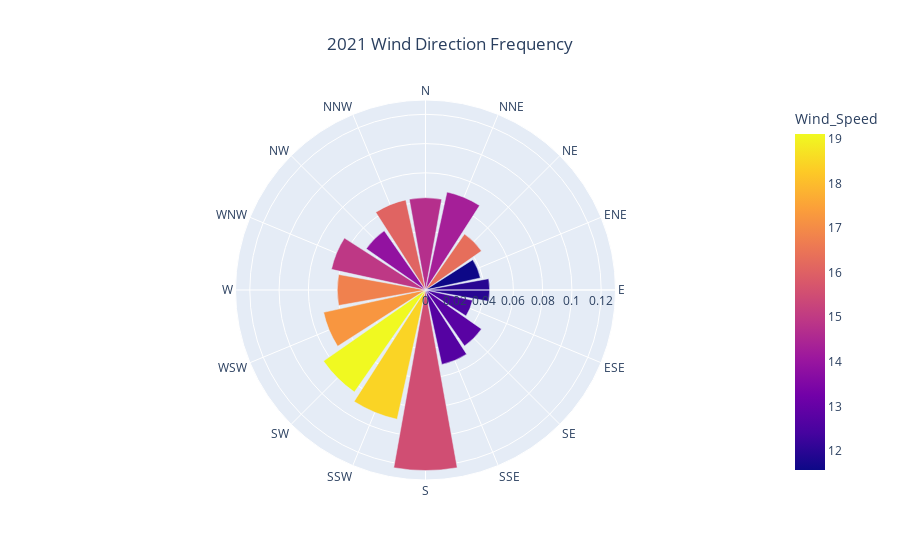

Notebook code cell kept with this figure:
### Markdown cell above
## Wind Direction 360

### Code cell
def degrees_to_cardinal(direction_degrees):
    cardinal_directions = ['N', 'NNE', 'NE', 'ENE', 'E', 'ESE', 'SE', 'SSE', 'S', 'SSW', 'SW', 'WSW', 'W', 'WNW', 'NW', 'NNW']
    index = round(direction_degrees / (360. / len(cardinal_directions)))
    return cardinal_directions[(index % len(cardinal_directions))]
wind['Wind_Direction'] = wind['WD'].apply(degrees_to_cardinal)

wind_grouped = wind.groupby('Wind_Direction').agg({'WS':'mean','DOY':'count'})
wind_grouped['Frequency'] = wind_grouped['DOY']/365
wind_grouped.columns = ['Wind_Speed','Day_Count','Frequency']

desired_order = ['N', 'NNE', 'NE', 'ENE', 'E', 'ESE', 'SE', 'SSE', 'S', 'SSW', 'SW', 'WSW', 'W', 'WNW', 'NW', 'NNW']
wind_grouped = wind_grouped.reindex(desired_order)

display(wind_grouped)

fig = px.bar_polar(wind_grouped, r="Frequency", theta=wind_grouped.index,
                   color="Wind_Speed", 
                   color_discrete_sequence= px.colors.sequential.Greens,
                  #  template="seaborn",
                   title=f'{year} Wind Direction Frequency'
                #    start_angle=-203
                   )
fig.update_layout(title_x=0.5)  # Center the title

fig.show()

### Figure 1 — Plotly figure (JSON) as saved in the notebook; plotly's stock layout.template omitted (floating-point values rounded to 4 significant figures)
{"data": [{"hovertemplate": "Frequency=%{r}<br>Wind_Direction=%{theta}<br>Wind_Speed=%{marker.color}<extra></extra>", "legendgroup": "", "marker": {"color": [14.72, 14.31, 16.32, 11.57, 11.97, 12.5, 12.78, 12.69, 15.52, 18.44, 19.11, 17.24, 16.77, 14.96, 13.88, 16.08], "coloraxis": "coloraxis", "pattern": {"shape": ""}}, "name": "", "r": [0.06301, 0.06849, 0.04658, 0.03836, 0.04384, 0.03288, 0.04658, 0.05205, 0.1233, 0.09041, 0.08493, 0.07123, 0.06027, 0.06575, 0.04932, 0.06301], "showlegend": false, "subplot": "polar", "theta": ["N", "NNE", "NE", "ENE", "E", "ESE", "SE", "SSE", "S", "SSW", "SW", "WSW", "W", "WNW", "NW", "NNW"], "type": "barpolar"}], "layout": {"barmode": "relative", "coloraxis": {"colorbar": {"title": {"text": "Wind_Speed"}}, "colorscale": [[0, "#0d0887"], [0.1111, "#46039f"], [0.2222, "#7201a8"], [0.3333, "#9c179e"], [0.4444, "#bd3786"], [0.5556, "#d8576b"], [0.6667, "#ed7953"], [0.7778, "#fb9f3a"], [0.8889, "#fdca26"], [1, "#f0f921"]]}, "legend": {"tracegroupgap": 0}, "polar": {"angularaxis": {"direction": "clockwise", "rotation": 90}, "domain": {"x": [0, 1], "y": [0, 1]}}, "title": {"text": "2021 Wind Direction Frequency", "x": 0.5}}}
